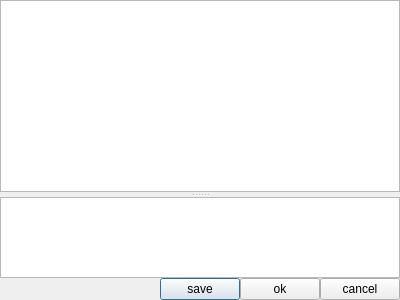
<?xml version="1.0" encoding="UTF-8"?>
<ui version="4.0">
 <class>InputTextDialog</class>
 <widget class="QDialog" name="InputTextDialog">
  <property name="geometry">
   <rect>
    <x>0</x>
    <y>0</y>
    <width>400</width>
    <height>300</height>
   </rect>
  </property>
  <property name="windowTitle">
   <string>Dialog</string>
  </property>
  <layout class="QVBoxLayout" name="verticalLayout">
   <property name="spacing">
    <number>0</number>
   </property>
   <property name="leftMargin">
    <number>0</number>
   </property>
   <property name="topMargin">
    <number>0</number>
   </property>
   <property name="rightMargin">
    <number>0</number>
   </property>
   <property name="bottomMargin">
    <number>0</number>
   </property>
   <item>
    <widget class="QSplitter" name="splitter">
     <property name="orientation">
      <enum>Qt::Vertical</enum>
     </property>
     <property name="handleWidth">
      <number>5</number>
     </property>
     <widget class="QTextEdit" name="textEdit">
      <property name="sizePolicy">
       <sizepolicy hsizetype="Expanding" vsizetype="Minimum">
        <horstretch>0</horstretch>
        <verstretch>0</verstretch>
       </sizepolicy>
      </property>
      <property name="readOnly">
       <bool>false</bool>
      </property>
      <property name="html">
       <string>&lt;!DOCTYPE HTML PUBLIC &quot;-//W3C//DTD HTML 4.0//EN&quot; &quot;http://www.w3.org/TR/REC-html40/strict.dtd&quot;&gt;
&lt;html&gt;&lt;head&gt;&lt;meta name=&quot;qrichtext&quot; content=&quot;1&quot; /&gt;&lt;style type=&quot;text/css&quot;&gt;
p, li { white-space: pre-wrap; }
&lt;/style&gt;&lt;/head&gt;&lt;body style=&quot; font-family:'SimSun'; font-size:9pt; font-weight:400; font-style:normal;&quot;&gt;
&lt;p style=&quot;-qt-paragraph-type:empty; margin-top:0px; margin-bottom:0px; margin-left:0px; margin-right:0px; -qt-block-indent:0; text-indent:0px;&quot;&gt;&lt;br /&gt;&lt;/p&gt;&lt;/body&gt;&lt;/html&gt;</string>
      </property>
     </widget>
     <widget class="QTextBrowser" name="ErrorMessageTextBrowser">
      <property name="sizePolicy">
       <sizepolicy hsizetype="Expanding" vsizetype="Maximum">
        <horstretch>0</horstretch>
        <verstretch>0</verstretch>
       </sizepolicy>
      </property>
      <property name="maximumSize">
       <size>
        <width>16777215</width>
        <height>500</height>
       </size>
      </property>
     </widget>
    </widget>
   </item>
   <item>
    <layout class="QHBoxLayout" name="horizontalLayout">
     <item>
      <spacer name="horizontalSpacer">
       <property name="orientation">
        <enum>Qt::Horizontal</enum>
       </property>
       <property name="sizeHint" stdset="0">
        <size>
         <width>40</width>
         <height>20</height>
        </size>
       </property>
      </spacer>
     </item>
     <item>
      <widget class="QPushButton" name="BtnSave">
       <property name="text">
        <string>save</string>
       </property>
      </widget>
     </item>
     <item>
      <widget class="QPushButton" name="BtnOk">
       <property name="text">
        <string>ok</string>
       </property>
      </widget>
     </item>
     <item>
      <widget class="QPushButton" name="BtnCancel">
       <property name="text">
        <string>cancel</string>
       </property>
      </widget>
     </item>
    </layout>
   </item>
  </layout>
 </widget>
 <resources/>
 <connections/>
</ui>
